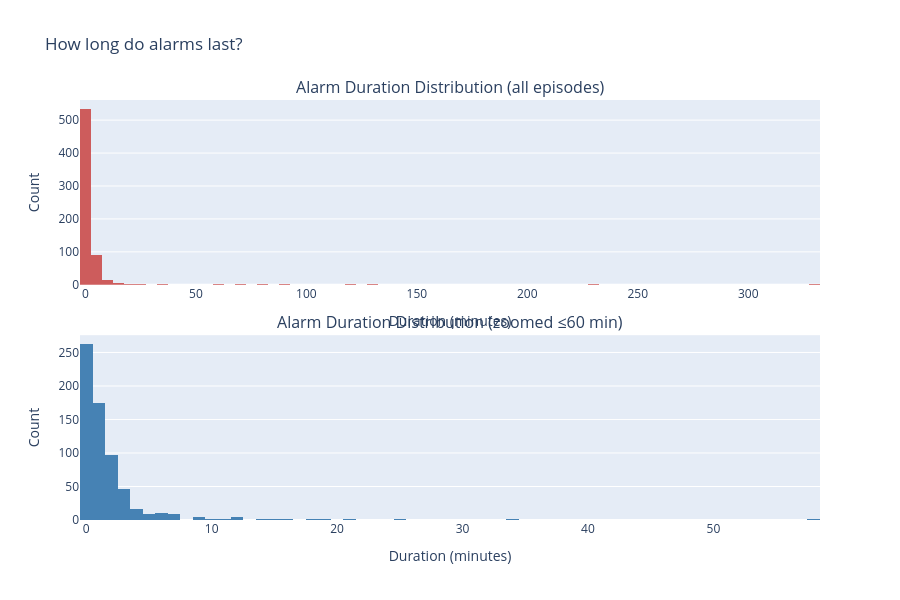

Source (notebook cell):
### Code cell
# Distribution of alarm DURATIONS
fig = make_subplots(rows=2, cols=1, subplot_titles=[
    'Alarm Duration Distribution (all episodes)',
    'Alarm Duration Distribution (zoomed ≤60 min)'
], vertical_spacing=0.12)

fig.add_trace(go.Histogram(x=episodes['duration_minutes'], nbinsx=100, 
                            marker_color='indianred', name='All'), row=1, col=1)
fig.add_trace(go.Histogram(x=episodes[episodes['duration_minutes'] <= 60]['duration_minutes'], 
                            nbinsx=60, marker_color='steelblue', name='≤60 min'), row=2, col=1)

fig.update_xaxes(title_text='Duration (minutes)', row=1, col=1)
fig.update_xaxes(title_text='Duration (minutes)', row=2, col=1)
fig.update_yaxes(title_text='Count', row=1, col=1)
fig.update_yaxes(title_text='Count', row=2, col=1)
fig.update_layout(height=600, showlegend=False, title_text='How long do alarms last?')
fig.show()

### Figure 1 — Plotly figure (JSON) as saved in the notebook; plotly's stock layout.template omitted (floating-point values rounded to 4 significant figures; data arrays with more than 128 entries replaced by an {"elided": "..."} marker saying what was removed)
{"data": [{"marker": {"color": "indianred"}, "name": "All", "nbinsx": 100, "type": "histogram", "x": {"elided": "656 float values"}, "xaxis": "x", "yaxis": "y"}, {"marker": {"color": "steelblue"}, "name": "≤60 min", "nbinsx": 60, "type": "histogram", "x": {"elided": "649 float values"}, "xaxis": "x2", "yaxis": "y2"}], "layout": {"annotations": [{"font": {"size": 16}, "showarrow": false, "text": "Alarm Duration Distribution (all episodes)", "x": 0.5, "xanchor": "center", "xref": "paper", "y": 1, "yanchor": "bottom", "yref": "paper"}, {"font": {"size": 16}, "showarrow": false, "text": "Alarm Duration Distribution (zoomed ≤60 min)", "x": 0.5, "xanchor": "center", "xref": "paper", "y": 0.44, "yanchor": "bottom", "yref": "paper"}], "height": 600, "showlegend": false, "title": {"text": "How long do alarms last?"}, "xaxis": {"anchor": "y", "domain": [0, 1], "title": {"text": "Duration (minutes)"}}, "xaxis2": {"anchor": "y2", "domain": [0, 1], "title": {"text": "Duration (minutes)"}}, "yaxis": {"anchor": "x", "domain": [0.56, 1], "title": {"text": "Count"}}, "yaxis2": {"anchor": "x2", "domain": [0, 0.44], "title": {"text": "Count"}}}}
